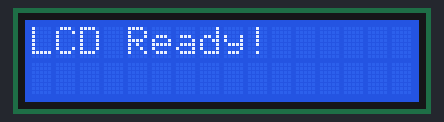
Recording of a program running on a simulated ESP32. Parts: 16×2 character LCD. What the program prints to the serial monitor is not drawn.

Above: at 0.1 s.
At 2.1 s:
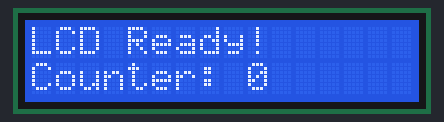
At 11.1 s:
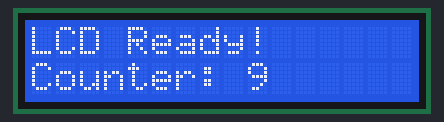
At 20.1 s:
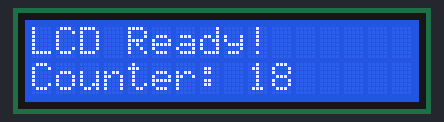
At 29.1 s:
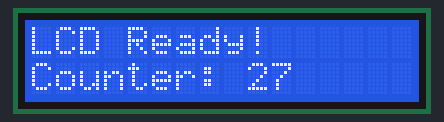
At 38.1 s:
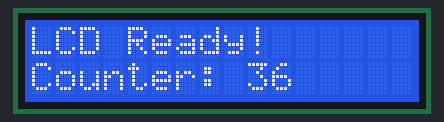

Measured:
- what the display in image 1 shows lasts 1.0 s, from 2.1 s to 3.1 s

The program:

main.cpp
```cpp
#include <Arduino.h>
#include <LiquidCrystal.h>

// initialize the library by associating any needed LCD interface pin
// with the arduino pin number it is connected to
const int rs = 22, en = 23, d4 = 4, d5 = 0, d6 = 2, d7 = 15;
LiquidCrystal lcd(rs, en, d4, d5, d6, d7);

int counter = 0;

void setup() {
  Serial.begin(9600);
  Serial.println(F("LCD test!"));

  // set up the LCD's number of columns and rows:
  lcd.begin(16, 2);
  // Print a message to the LCD.
  lcd.print("LCD Ready!");
  lcd.setCursor(0, 1);
  delay(2000);
  lcd.print("Counter: ");
}

void loop() {
  Serial.print("Counter: ");
  Serial.println(counter);
  lcd.print(counter,DEC);
  delay(1000);
  counter++;
  lcd.setCursor(9, 1);
}
```
